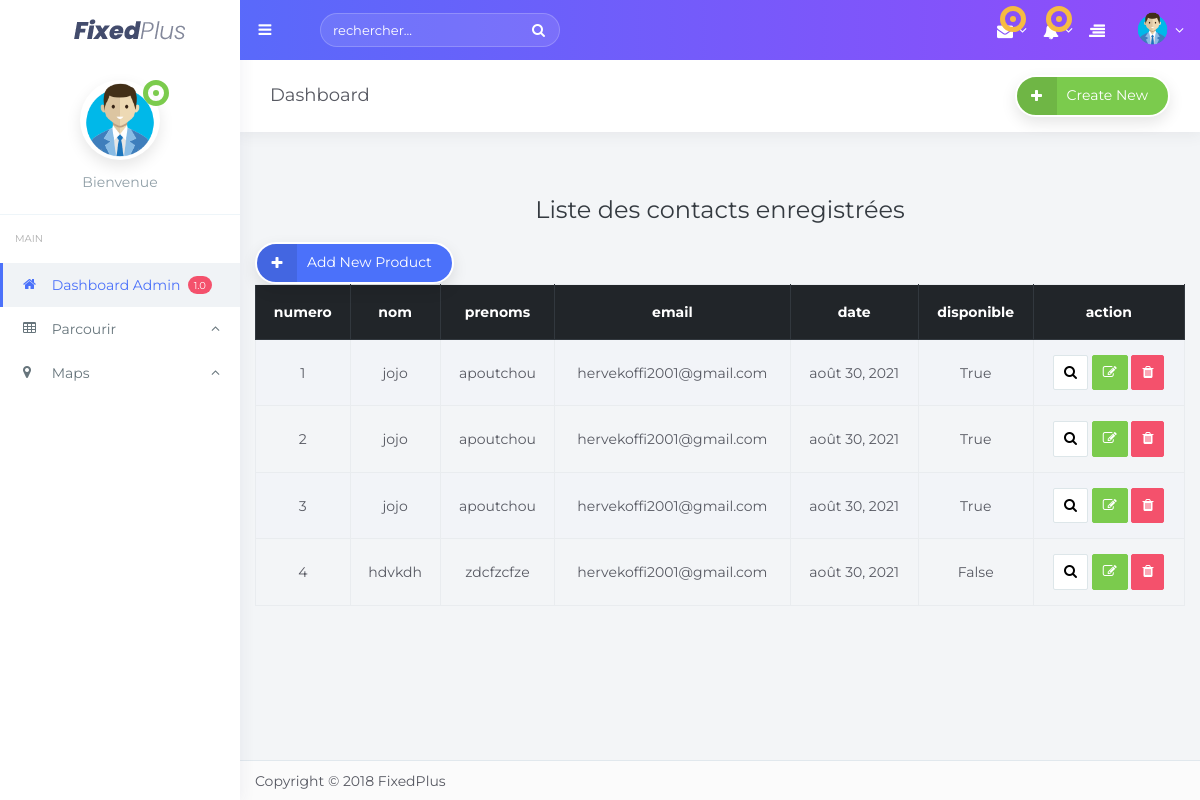
The app's page /pageadmin4/, older data.
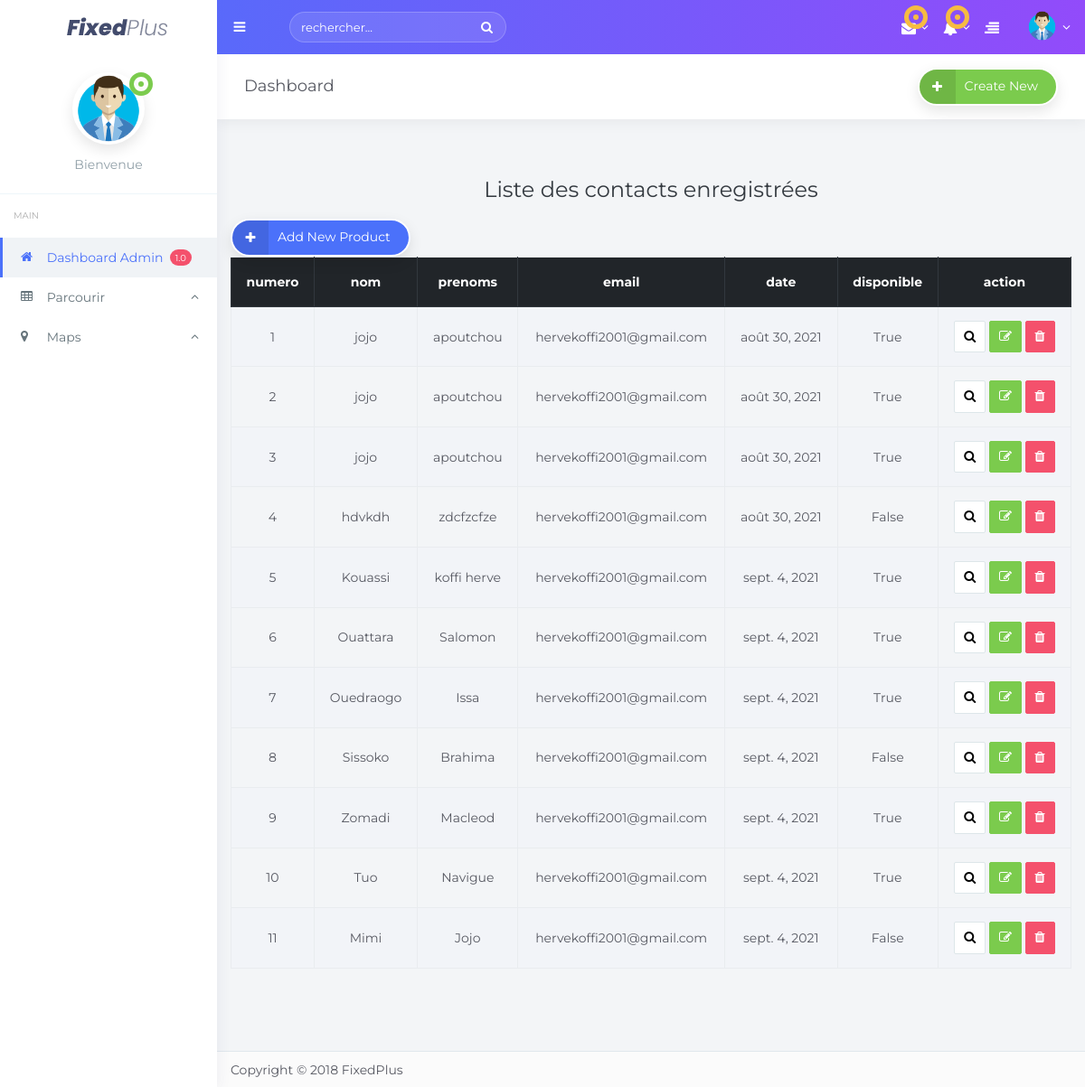
The same page, newer data.
### tchat/models.py (models this page shows, shortened)
class Technicien(models.Model):
    nom=models.CharField(max_length=50)
    prenoms=models.CharField(max_length=50)
    email=models.EmailField()
    motdepass=models.CharField(max_length=8)
    statut = models.CharField(max_length=50, null= True)
    date = models.DateField(auto_now_add=True, null=True, blank=True, editable=False)

### tchat/views.py (the view)
# urls.py: path('pageadmin4/',adminView4,name ="adminView4"),
def adminView4(request):
       techniciens = Technicien.objects.all()
       context= {"techniciens" : techniciens }
       return render(request,'pageadmin4.html',context)

### tchat/templates/pageadmin4.html (shortened to what this page needs)
{% extends 'base3.html'%}
{% block content %}
{% load static %}
  <div class="row">
  <div class="text-dark text-center" style="padding:10px; margin:0;font-size:20px;width:100%;">&nbsp; <h2>Liste des contacts enregistrées</h2></div>
  <a href="javascript: void(0);" class="btn btn-primary btn-rounded box-shadow btn-icon"><i class="fa fa-plus"></i> Add New Product</a>
  <div style="clear:both; height: 20px">&nbsp;</div>
  <table id="table" class="table table-striped table-bordered table-white" style="width:100%;">
    <thead class="thead-dark">
    <tr class="text-center">
      <th>numero</th>
      <th>nom</th>
      <th>prenoms</th>
      <th>email</th>
      <th>date</th>
      <th>disponible</th>
      <th>action</th>
    </tr>
    </thead>
    <tbody>
      {% for technicien in techniciens %}
      <tr class="text-center">
         <td>{{technicien.id}}</td>
        <td>{{technicien.nom}}</td>
        <td>{{technicien.prenoms}}</td>
        <td>{{technicien.email}}</td>
        <td>{{technicien.date}}</td>
        <td>{{technicien.statut}}</td>
        <td class="text-center">
        <button type="button" class="btn btn-sm btn-default"><i class="fa fa-search"></i></button>
				<button type="button" class="btn btn-sm btn-success"><i class="fa fa-edit"></i></button>
        <button type="button" class="btn btn-sm btn-danger"><i class="fa fa-trash"></i></button>
        </td>
      </tr>
      {% endfor %}
  </table>
  </div>
<div style="clear:both; height: 85px">&nbsp;</div>
{% endblock content %}

Row changes from the older to the newer data that the page shows:
added Technicien: id "5", nom "Kouassi", prenoms "koffi herve", email "hervekoffi2001@gmail.com", date "sept. 4, 2021", statut "True"
added Technicien: id "6", nom "Ouattara", prenoms "Salomon", email "hervekoffi2001@gmail.com", date "sept. 4, 2021", statut "True"
added Technicien: id "7", nom "Ouedraogo", prenoms "Issa", email "hervekoffi2001@gmail.com", date "sept. 4, 2021", statut "True"
added Technicien: id "8", nom "Sissoko", prenoms "Brahima", email "hervekoffi2001@gmail.com", date "sept. 4, 2021", statut "False"
added Technicien: id "9", nom "Zomadi", prenoms "Macleod", email "hervekoffi2001@gmail.com", date "sept. 4, 2021", statut "True"
added Technicien: id "10", nom "Tuo", prenoms "Navigue", email "hervekoffi2001@gmail.com", date "sept. 4, 2021", statut "True"
added Technicien: id "11", nom "Mimi", prenoms "Jojo", email "hervekoffi2001@gmail.com", date "sept. 4, 2021", statut "False"
